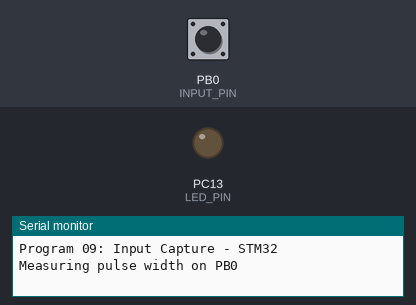
This program was run on a simulated STM32 Blue Pill. Shown: output pins drawn as LEDs (lit = HIGH), the last lines printed to the serial monitor. The inputs (shaded band) are chosen by the test bench; at power-on: PB0 (INPUT_PIN) HIGH.

Above: at 3.2 s.
3.3 s: PB0 (INPUT_PIN) pulled LOW for 0.15 s
At 4.6 s:
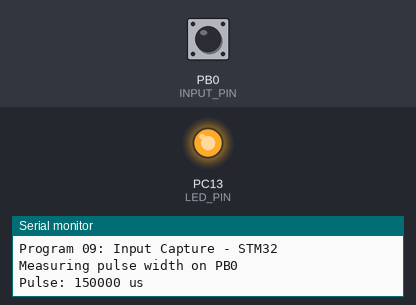
4.9 s: PB0 (INPUT_PIN) pulled LOW for 1 s
At 7.1 s:
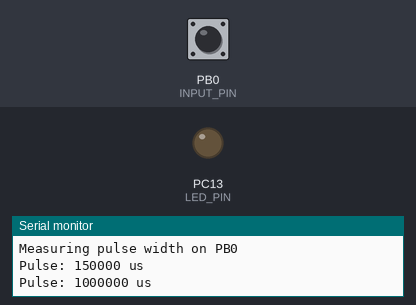
7.4 s: PB0 (INPUT_PIN) pulled LOW for 3.2 s
At 12.0 s:
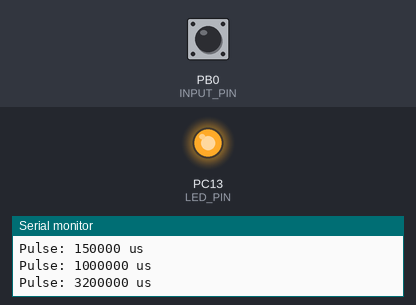
Timing chart, 0 to 13.5 s (numbered marks = the images above; inputs shaded):
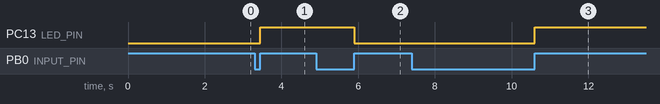

Measured:
- after the input at 3.3 s, PC13 (LED_PIN): LOW → HIGH after 0.15 s
- after the input at 4.9 s, PC13 (LED_PIN): HIGH → LOW after 1.0 s
- after the input at 7.4 s, PC13 (LED_PIN): LOW → HIGH after 3.2 s

The program:

main.cpp
```cpp
#include <Arduino.h>

#define INPUT_PIN PB0
#define LED_PIN   PC13

volatile unsigned long pulseStart = 0;
volatile unsigned long pulseWidth = 0;
volatile bool newPulse = false;

void pulseISR() {
    if (digitalRead(INPUT_PIN) == LOW) {
        pulseStart = micros();
    } else {
        pulseWidth = micros() - pulseStart;
        newPulse = true;
    }
}

void setup() {
    Serial.begin(115200);
    delay(2000);
    Serial.println("Program 09: Input Capture - STM32\n");

    pinMode(INPUT_PIN, INPUT_PULLUP);
    pinMode(LED_PIN, OUTPUT);
    attachInterrupt(digitalPinToInterrupt(INPUT_PIN), pulseISR, CHANGE);

    Serial.println("Measuring pulse width on PB0");
}

void loop() {
    if (newPulse) {
        newPulse = false;
        Serial.printf("Pulse: %lu us\n", pulseWidth);
        digitalWrite(LED_PIN, !digitalRead(LED_PIN));
    }
}
```
